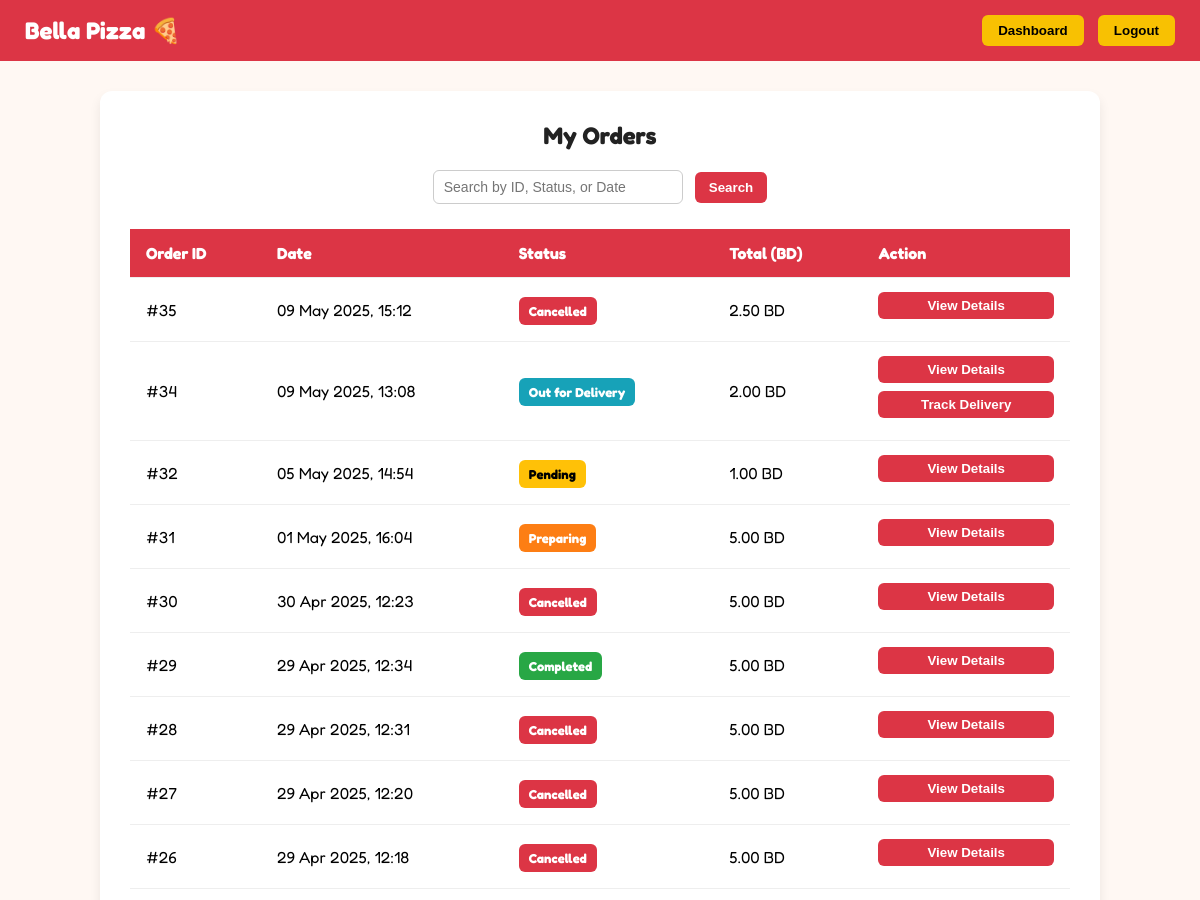
Before: /app/my_orders.php (signed in, upper part) with the older database file.
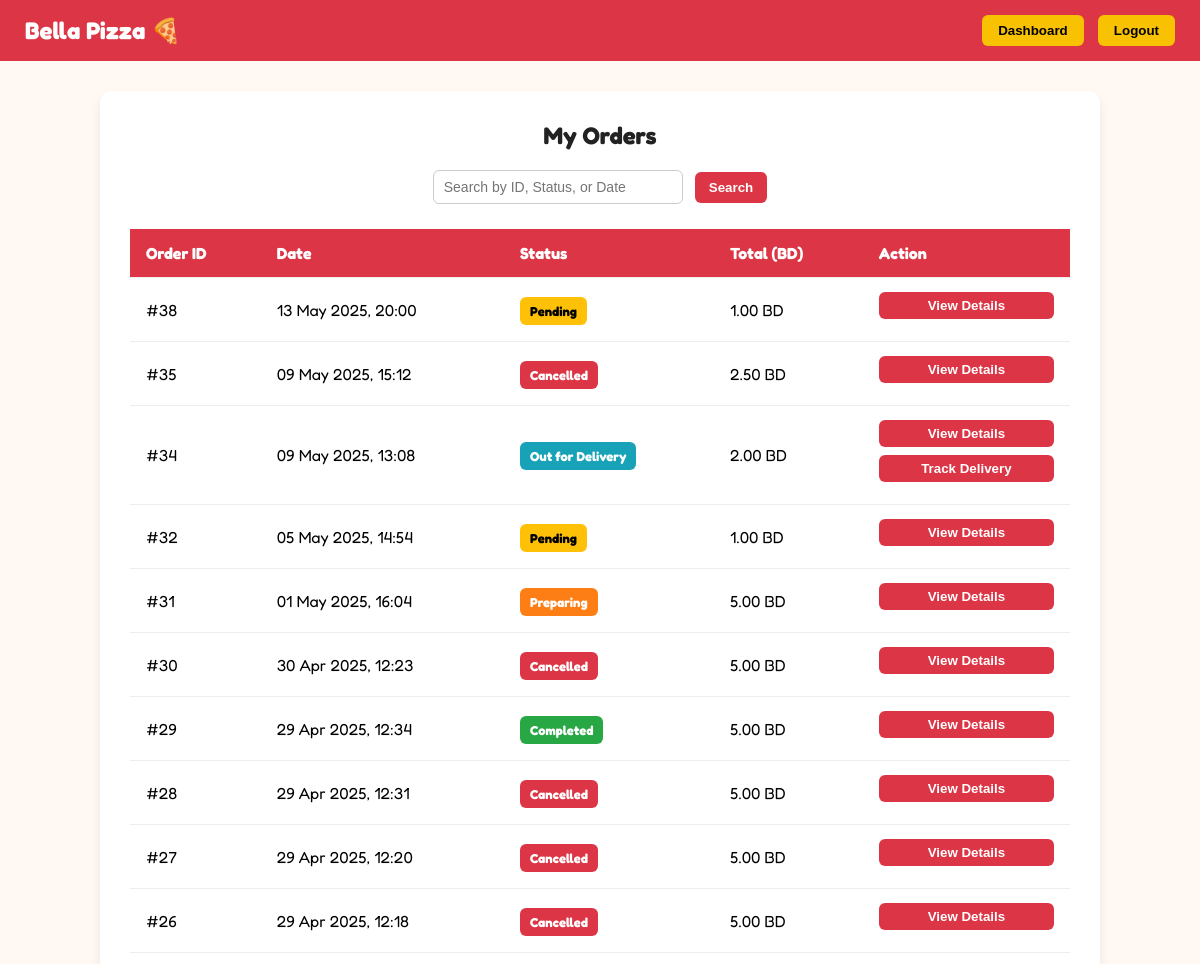
After: the same page with the newer database file.
### tables this page shows
CREATE TABLE `order` (
  `order_id` int NOT NULL AUTO_INCREMENT,
  `customer_id` int DEFAULT NULL,
  `order_date` timestamp NOT NULL DEFAULT CURRENT_TIMESTAMP,
  `status` varchar(50) NOT NULL DEFAULT 'Pending',
  `total_amount` decimal(10,2) NOT NULL,
  `created_at` timestamp NOT NULL DEFAULT CURRENT_TIMESTAMP,
  `updated_at` timestamp NOT NULL DEFAULT CURRENT_TIMESTAMP ON UPDATE CURRENT_TIMESTAMP,
  `delivery_driver_id` int DEFAULT NULL,
  `login_type` enum('normal','google') NOT NULL DEFAULT 'normal',
  PRIMARY KEY (`order_id`),
  KEY `customer_id` (`customer_id`),
  KEY `fk_order_delivery_driver` (`delivery_driver_id`),
  CONSTRAINT `fk_order_delivery_driver` FOREIGN KEY (`delivery_driver_id`) REFERENCES `employee` (`employee_id`) ON DELETE SET NULL,
  CONSTRAINT `order_ibfk_1` FOREIGN KEY (`customer_id`) REFERENCES `customer` (`customer_id`)
);

### app/my_orders.php (the view, shortened to what this page needs)
<?php
$pdo = new PDO("mysql:host=db;dbname=RestaurantDB", "root", "rootpass");
$pdo->setAttribute(PDO::ATTR_ERRMODE, PDO::ERRMODE_EXCEPTION);
$user_id = $_SESSION["user_id"];
$login_type = $_SESSION["login_type"] ?? 'normal';
$sql = "SELECT * FROM `order` WHERE customer_id = :customer_id AND login_type = :login_type ORDER BY order_date DESC";
$stmt = $pdo->prepare($sql);
$stmt->execute([
    ':customer_id' => $user_id,
    ':login_type' => $login_type
]);
$orders = $stmt->fetchAll(PDO::FETCH_ASSOC);
$search = $_GET['search'] ?? '';
?>
<!DOCTYPE html>
<html lang="en">
<head>
</head>
<body>
<div class="navbar">
    <h1>Bella Pizza 🍕</h1>
    <div class="actions">
        <button onclick="location.href='dashboard_user.php'">Dashboard</button>
        <button onclick="location.href='logout.php'">Logout</button>
    </div>
</div>
<div class="container">
    <h2>My Orders</h2>
    <?php if (count($orders) > 0): ?>
        <form method="GET" class="search-form">
            <input type="text" name="search" placeholder="Search by ID, Status, or Date" value="<?= htmlspecialchars($search) ?>">
            <button type="submit">Search</button>
        </form>
        <table>
            <tr>
                <th>Order ID</th>
                <th>Date</th>
                <th>Status</th>
                <th>Total (BD)</th>
                <th>Action</th>
            </tr>
            <?php foreach ($orders as $order): ?>
                <tr>
                    <td>#<?= htmlspecialchars($order['order_id']) ?></td>
                    <td><?= htmlspecialchars(date('d M Y, H:i', strtotime($order['order_date']))) ?></td>
                    <td>
                        <span class="status-badge <?= str_replace(' ', '', htmlspecialchars($order['status'])) ?>">
                            <?= htmlspecialchars($order['status']) ?>
                        </span>
                    </td>
                    <td><?= number_format($order['total_amount'], 2) ?> BD</td>
                    <td class="view-button">
    <div>
        <form method="GET" action="order_details_user.php" style="margin: 0;">
            <button type="submit">View Details</button>
        </form>
    </div>
<?php if ($order['status'] === 'Out for Delivery' && !empty($order['delivery_driver_id'])): ?>
    <form method="GET" action="track_delivery.php" style="margin: 0;">
        <button type="submit">Track Delivery</button>
    </form>
<?php endif; ?>
</td>
                </tr>
            <?php endforeach; ?>
        </table>
    <?php else: ?>
        <p style="text-align:center; margin-top:20px;">You have not placed any orders yet.</p>
    <?php endif; ?>
</div>
</body>
</html>

Changed rows visible on the page:
added order: order_id "38", order_date "13 May 2025, 20:00", status "Pending", total_amount "1.00"
